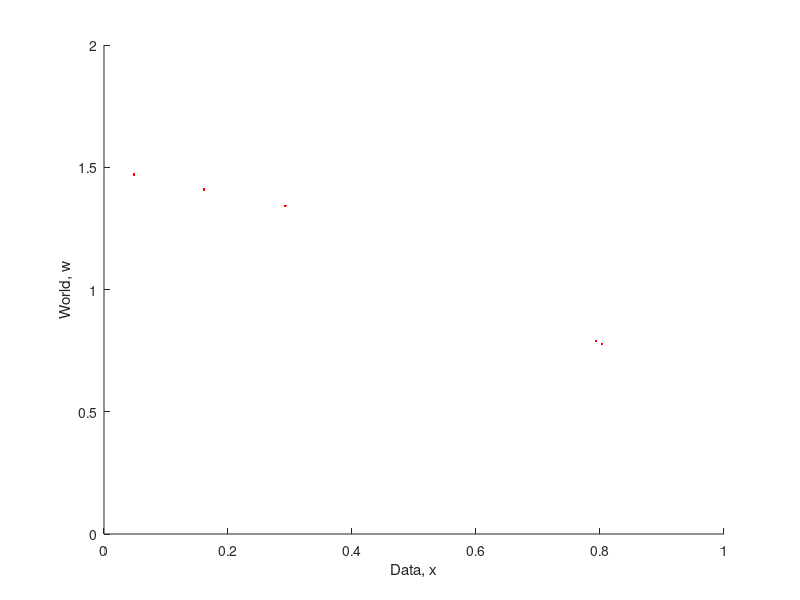
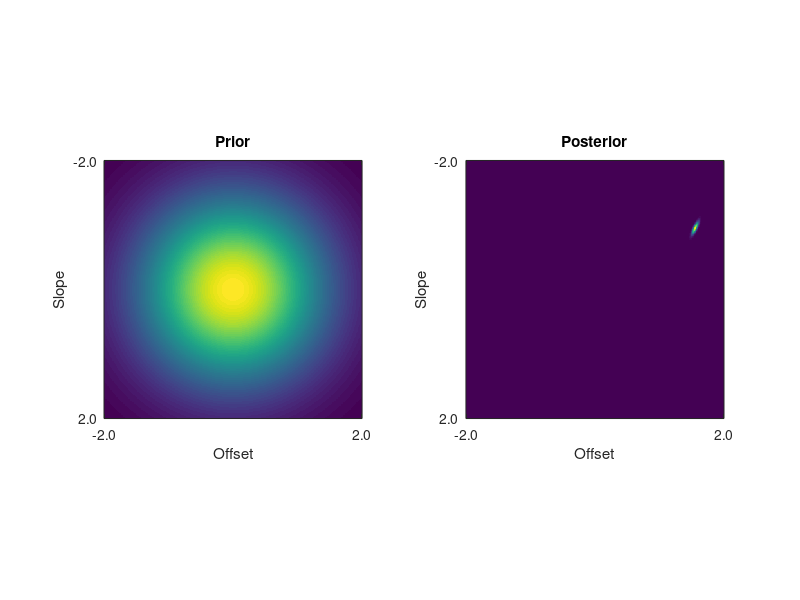
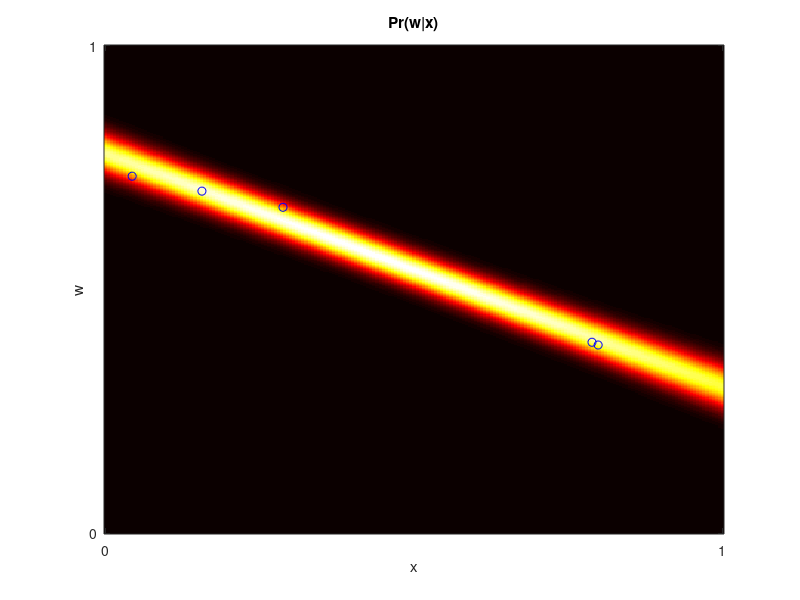

Write the MATLAB code that produced these figures, in order.
function r=practicalRegress2

%The goal of this part is to investigate the Bayesian approach to
%regression

%Work your way through these Matlab examples filling in code where it says
%"TO DO"


%close all figures
close all;

%set seeds for random number generators 
%so we get the same random numbers each time
rand('seed',5);
randn('seed',5);


%define actual parameters
offsetActual = 1.5;  % this is phi_0 in the notes
slopeActual = -0.8;  % this is phi_1 in the notes
noiseActual = 0.01;  % this is sigma^2 in the notes


%generate some data 
nData = 5;
x = rand(1,nData);
w = offsetActual + slopeActual * x + sqrt(noiseActual) * randn(1,nData);
%Transpose w so that it is a column vector like in the notes
w = w';
%Add a row of ones to the start of x
x = [ones(1,size(x,2));x];
nDim = size(x,1);


%display this data
figure; set(gcf,'Color',[1 1 1]);
plot(x(2,:),w','r.');
xlabel('Data, x'); ylabel('World, w');
set(gca,'Box','Off'); 
xlim([0 1]);ylim([0 2]);

%define a normal prior on the slope and offset parameters
sigmaPSq = 1;
priorPhiMean = zeros(nDim,1);
priorPhiCov =  eye(nDim)*sigmaPSq;

%fit the noise parameter to the model 
%I've done this for you (it's at the bottom), but you should check out how
%it works
sigmaSq= estNoiseParameter(x,w,sigmaPSq);

%now the problem is to fit the data - we find a normal  probability distribution
%over the parameter vector phi
%TODO  - fill in this routine (template at the bottom of this file)
[posteriorPhiMean posteriorPhiCov] = fitLinearRegressionBayes(x,w,sigmaSq,sigmaPSq)


%********************************
%display the prior and posterior over the parameters
%create arrays of x and w positions
xFigRange = -2.0:0.01:2.0;
wFigRange = -2.0:0.01:2.0;
xFig = repmat(xFigRange,length(wFigRange),1);
wFig = repmat(wFigRange',1,length(xFigRange));
%evaluate the Gaussians before and after
xwDrawData = [xFig(:) wFig(:)]';
prior =  normalProb(xwDrawData,priorPhiMean,priorPhiCov);
prior = reshape(prior,size(xFig));
posterior =  normalProb(xwDrawData,posteriorPhiMean,posteriorPhiCov);
posterior = reshape(posterior,size(xFig));
figure; set(gcf,'Color',[1 1 1]);
subplot(1,2,1); imagesc(prior);
xlabel('Offset'); ylabel('Slope'); title('Prior');axis image;
set(gca,'XTick',[1 length(xFigRange)]); set(gca,'XTickLabel',{'-2.0', '2.0'});
set(gca,'YTick',[1 length(wFigRange)]); set(gca,'YTickLabel',{'-2.0', '2.0'});
subplot(1,2,2); imagesc(posterior);
xlabel('Offset'); ylabel('Slope'); title('Posterior'); axis image;
set(gca,'XTick',[1 length(xFigRange)]); set(gca,'XTickLabel',{'-2.0', '2.0'});
set(gca,'YTick',[1 length(wFigRange)]); set(gca,'YTickLabel',{'-2.0', '2.0'});
%********************************


%Let's draw a figure to show the posterior probability 
%of the world as a function of the data
%For every xStar, the model predicts a normal distribution over w
xStar = 0:0.005:1;
%Add ones to the start of xStar
xStar = [ones(1,size(xStar,2));xStar];
[nDim nData] = size(xStar);

%TO DO  - Compute A matrix - (using either equation 8.11 or 8.13 from
%notes)
%Replace this:
A = 1/sigmaSq*x*x' + 1/sigmaPSq*eye(nDim);

if ~(size(A, 1) == nDim && size(A, 2) == nDim)
    error('A should be a square matrix, size nDim x nDim');
end

% TO DO Compute the mean and variance of the prediction for each element of
% x2.  Replace this:
size(w)
for (cX = 1:size(xStar,2))
    predMean(cX) = 1/sigmaSq*xStar(:,cX)'*A^(-1)*x*w;
    predVar(cX) = xStar(:,cX)'*A^(-1)*xStar(:,cX)+sigmaSq;
end;

% checking predMean and predVar are of the correct dimensions
if ~(isvector(predMean) && size(predMean, 2)==length(xStar))
    error('predMean should be a vector of same length as xStar');
elseif ~(isvector(predVar) && size(predVar, 2)==length(xStar))
    error('predVar should be a vector of same length as xStar');
end

%compute the pixel colours for the image - one Gaussian in each column
wFig = 0:0.005:2;
postFun = zeros(length(wFig),length(xStar));
for (cX= 1:length(xStar))
    postFun(:,cX)= (1./sqrt(2*pi*predVar(cX))).*exp(-0.5 *((wFig-predMean(cX)).^2)./predVar(cX));
end;

%draw the figure
figure; set(gcf,'Color',[1 1 1]);
imagesc(postFun); colormap(hot);
set(gca,'YDir','Normal');
hold on;
%draw the points on top - they need to be rescaled so that they are in the 
%units of the pixels used to draw the picture
plot((x(2,:)-xStar(2,1))/(xStar(2,2)-xStar(2,1)), (w'-wFig(1))/(wFig(2)-wFig(1)),'bo');
%draw the units on the graph
set(gca,'XTick',[1 length(xStar)]);
set(gca,'XTickLabel',{'0','1'});
set(gca,'YTick',[1 length(wFig)]);
set(gca,'YTickLabel',{'0','1'});
xlabel('x');
ylabel('w');
title('Pr(w|x)');

%TO DO (AT HOME IF YOU ARE KEEN): 
%Convert this to non-linear regression by passing the data
%through a non-linear transformation.  When you do this you'll have to 
%comment out the section between the ***** ***** as the prior and posterior
%are no longer 2 dimensional.
%You'll also have to load in the non-linear data and make sure that the
%final plot is drawn with sensible axes.



%The goal of this routine is to take data x and w and the prior variance
%scale sigmaPSq and return the mean and covariance of the posterior
%distribution of the vector phi = [offset;slope];
function [posteriorPhiMean posteriorPhiCov] = fitLinearRegressionBayes(x,w,sigmaSq,sigmaPSq);

%retrieve dimensionality and number of data points 
[nDim nData] = size(x);


%TO DO compute A matrix (using either equation 8.11 or 8.13 from notes)
%REPLACE THIS
A = 1/sigmaSq*x*x' + 1/sigmaPSq*eye(nDim);

%TODO compute posterior mean and variance of phi vector (contains offset and slope)
%REPLACE THIS:
posteriorPhiMean = 1/sigmaSq * A^(-1)*x*w;
posteriorPhiCov = A^(-1);

% checking sizes of output values are correct
if ~(size(posteriorPhiCov, 1) == nDim && size(posteriorPhiCov, 2) == nDim)
    error('posteriorPhiCov should be a nDim x nDim matrix');
elseif ~(isvector(posteriorPhiMean) && length(posteriorPhiMean) == nDim)
    error('posteriorPhiMean should be a nDim x 1 vector');
end

%The goal of this routine is to take data x and w and the prior variance
%scale sigmaPSq and return the estimated variance of the linear regression
%model.  It does this by optimizing the marginal likelihood
function sigmaSq = estNoiseParameter(x,w,sigmaPSq)

%initial estimate for variance
sigmaSqInit = std(w);
%take logarithm (so optimization routine doesn`t have to constrain to be positive)
logSigmaSqInit = log(sigmaSqInit);
%minimizes the negative log marginal likelihood
logSigmaSq = fminsearch(@(logSigmaSq) negLogMarginalLike(logSigmaSq, x,w,sigmaPSq),logSigmaSqInit);
%exponentiate to return to positive value
sigmaSq = exp(logSigmaSq)


%This function returns the negative log marginal likelihood
function L = negLogMarginalLike(logSigmaSq,x,w,sigmaPSq)

sigmaSq =exp(logSigmaSq);
L = -sum(log(normalProb(w,zeros(size(w)),x'*x*sigmaPSq+eye(size(x,2))*sigmaSq)));


%evaluates data against the multivariate normal distribution
function l = normalProb(x,normalMean,normCov);

[nDim nData] = size(x);

x = x-repmat(normalMean,1,nData);
l = sum((inv(normCov)*x).*x);
l = (1/sqrt(det(normCov)*((2*pi)^nDim)))*exp(-0.5*l);
